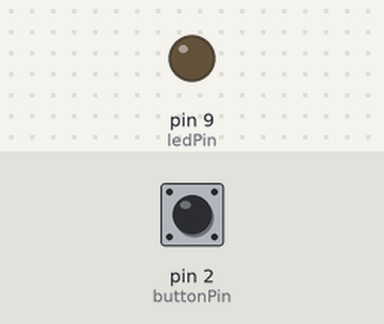
Bench run of a sketch on a simulated Arduino Uno, built with avr-gcc and run on an emulated ATmega328P. Shown: output pins drawn as LEDs (lit = HIGH). Inputs (shaded band) come from the test bench; at power-on: pin 2 (buttonPin) LOW. What the sketch prints to the serial monitor is not drawn.

Above: at 1.2 s.
1.3 s: pin 2 (buttonPin) pulled HIGH for 0.15 s
At 2.5 s:
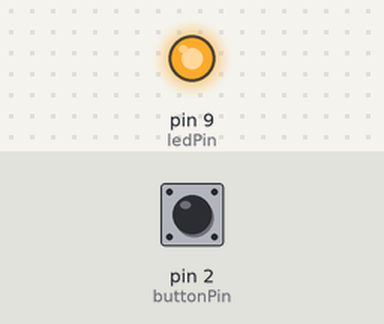
2.9 s: pin 2 (buttonPin) pulled HIGH for 1 s
At 3.8 s:
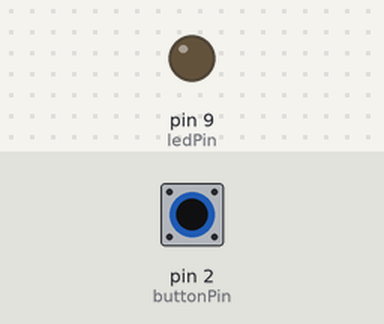
5.4 s: pin 2 (buttonPin) pulled HIGH for 3.2 s
At 5.7 s:
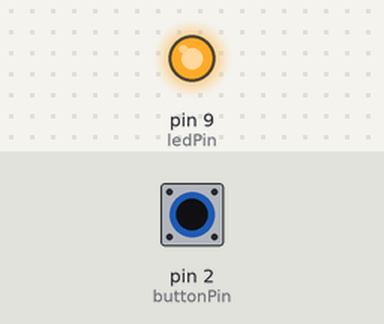
Timing chart, 0 to 8.4 s (numbered marks = the images above; inputs shaded):
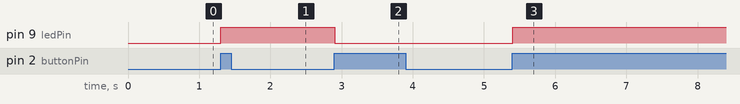

Measured:
- after the input at 1.3 s, pin 9 (ledPin): LOW → HIGH at once
- after the input at 2.9 s, pin 9 (ledPin): HIGH → LOW at once
- after the input at 5.4 s, pin 9 (ledPin): LOW → HIGH at once

The sketch:

button_LED.ino
```cpp
const int buttonPin = 2;   // your button
const int ledPin = 9;      // your LED

bool ledState = false;         // current LED state
bool lastButtonState = LOW;    // because you use a pull-down resistor

void setup() {
    pinMode(buttonPin, INPUT);   // external pull-down, so INPUT is correct
    pinMode(ledPin, OUTPUT);
    Serial.begin(9600);
}

void loop() {
    bool buttonState = digitalRead(buttonPin);

    // Detect rising edge (LOW -> HIGH)
    if (buttonState == HIGH && lastButtonState == LOW) {
        ledState = !ledState;          // toggle LED
        digitalWrite(ledPin, ledState);
        delay(200);                    // debounce
    }

    lastButtonState = buttonState;
    Serial.println(buttonState);
}
```
